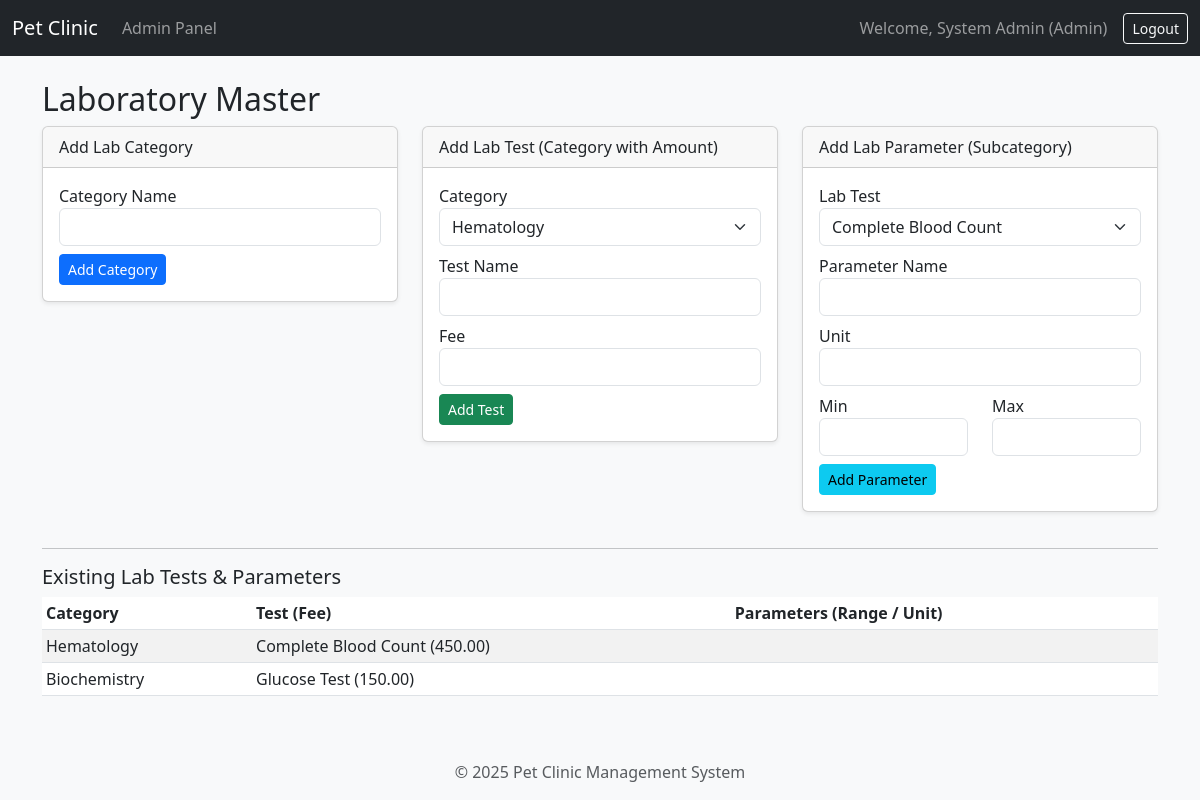
Screenshot of /modules/admin/lab_master.php (signed in) with the database file from the repository.
### tables this page shows
CREATE TABLE lab_test_master (
  test_id INT PRIMARY KEY AUTO_INCREMENT,
  cat_id INT,
  test_name VARCHAR(100) NOT NULL,
  test_code VARCHAR(50) UNIQUE,
  fee DECIMAL(10,2),
  FOREIGN KEY (cat_id) REFERENCES lab_category(cat_id)
);

CREATE TABLE lab_category (
  cat_id INT PRIMARY KEY AUTO_INCREMENT,
  category_name VARCHAR(100) NOT NULL,
  description TEXT
);

### modules/admin/lab_master.php (the view, shortened to what this page needs)
<?php
require_once '../../config/db.php';
$categories = $mysqli->query("SELECT * FROM lab_category");
$tests = $mysqli->query("SELECT t.*, c.category_name FROM lab_test_master t JOIN lab_category c ON t.cat_id = c.cat_id");
include '../../includes/header.php';
?>
<h2>Laboratory Master</h2>
<div class="row">
    <div class="col-md-4">
        <div class="card">
            <div class="card-header">Add Lab Category</div>
            <div class="card-body">
                <form method="POST">
                    <div class="mb-2"><label>Category Name</label><input type="text" name="category_name" class="form-control" required></div>
                    <button type="submit" class="btn btn-sm btn-primary">Add Category</button>
                </form>
            </div>
        </div>
    </div>
    <div class="col-md-4">
        <div class="card">
            <div class="card-header">Add Lab Test (Category with Amount)</div>
            <div class="card-body">
                <form method="POST">
                    <div class="mb-2">
                        <label>Category</label>
                        <select name="cat_id" class="form-select" required>
                            <?php while($c = $categories->fetch_assoc()): ?>
                                <option value="<?php echo $c['cat_id']; ?>"><?php echo $c['category_name']; ?></option>
                            <?php endwhile; $categories->data_seek(0); ?>
                        </select>
                    </div>
                    <div class="mb-2"><label>Test Name</label><input type="text" name="test_name" class="form-control" required></div>
                    <div class="mb-2"><label>Fee</label><input type="number" step="0.01" name="fee" class="form-control" required></div>
                    <button type="submit" class="btn btn-sm btn-success">Add Test</button>
                </form>
            </div>
        </div>
    </div>
    <div class="col-md-4">
        <div class="card">
            <div class="card-header">Add Lab Parameter (Subcategory)</div>
            <div class="card-body">
                <form method="POST">
                    <div class="mb-2">
                        <label>Lab Test</label>
                        <select name="test_id" class="form-select" required>
                            <?php while($t = $tests->fetch_assoc()): ?>
                                <option value="<?php echo $t['test_id']; ?>"><?php echo $t['test_name']; ?></option>
                            <?php endwhile; $tests->data_seek(0); ?>
                        </select>
                    </div>
                    <div class="mb-2"><label>Parameter Name</label><input type="text" name="parameter_name" class="form-control" required></div>
                    <div class="mb-2"><label>Unit</label><input type="text" name="unit" class="form-control"></div>
                    <div class="row">
                        <div class="col-md-6"><label>Min</label><input type="number" step="0.0001" name="min_value" class="form-control"></div>
                        <div class="col-md-6"><label>Max</label><input type="number" step="0.0001" name="max_value" class="form-control"></div>
                    </div>
                    <button type="submit" class="btn btn-sm btn-info mt-2">Add Parameter</button>
                </form>
            </div>
        </div>
    </div>
</div>
<hr>
<h5>Existing Lab Tests & Parameters</h5>
<table class="table table-sm table-striped">
    <thead>
        <tr>
            <th>Category</th>
            <th>Test (Fee)</th>
            <th>Parameters (Range / Unit)</th>
        </tr>
    </thead>
    <tbody>
        <?php while($t = $tests->fetch_assoc()): ?>
            <tr>
                <td><?php echo $t['category_name']; ?></td>
                <td><?php echo $t['test_name']; ?> (<?php echo $t['fee']; ?>)</td>
                <td>
                </td>
            </tr>
        <?php endwhile; ?>
    </tbody>
</table>
<?php include '../../includes/footer.php'; ?>

### assets/style.css (style rules this page uses)
body { background-color: #f8f9fa; }
.card { margin-bottom: 20px; box-shadow: 0 0.125rem 0.25rem rgba(0, 0, 0, 0.075); }

### rows the page displays
lab_test_master: cat.category_name "Hematology", test_name "Complete Blood Count", fee "450.00"
lab_test_master: cat.category_name "Biochemistry", test_name "Glucose Test", fee "150.00"

### other values shown
$_SESSION['full_name'] "System Admin"
$_SESSION['role'] "Admin"
form field cat_id "Hematology"
form field test_id "Complete Blood Count"
